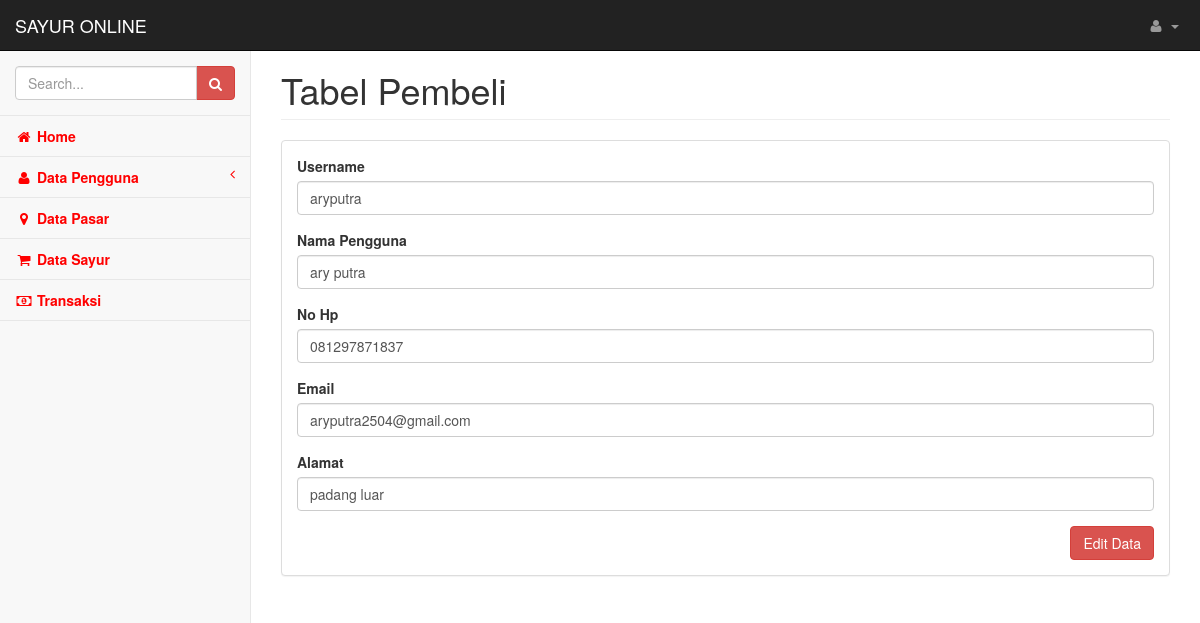
The page /Backend/edit_pembeli/36 on the database its author committed.
### tables this page shows
CREATE TABLE `pengguna` (
  `id_pengguna` int(11) NOT NULL,
  `username` varchar(20) NOT NULL,
  `password` varchar(50) NOT NULL,
  `nama` varchar(50) NOT NULL,
  `no_hp` varchar(15) NOT NULL,
  `email` varchar(50) NOT NULL,
  `alamat` text NOT NULL,
  `status` varchar(10) NOT NULL
);

### application/controllers/Backend.php (called while the page is built, shortened)
<?php
class Backend extends CI_Controller {
    public function __construct()
    {
    	$this->load->model('M_pengguna');
        $this->load->model('M_pasar');
        $this->load->model('M_sayur');
        $this->load->model('M_transaksi');
        $this->load->library('form_validation');
        $this->load->helper(array('form', 'url'));
    }
    public function edit_pembeli($id_pengguna)
    {
        $data['data_pengguna'] = $this->db->query("select * from pengguna where id_pengguna = $id_pengguna");
        $this->load->view('pembeli/edit_pembeli', $data);
    }
}

### index.php (called while the page is built, shortened)
<?php
require_once BASEPATH.'core/CodeIgniter.php';

### application/views/pembeli/edit_pembeli.php (the view, shortened to what this page needs)
<!DOCTYPE html>
<html lang="en">
    <head>
    </head>
    <body>
        <div id="wrapper">
            <nav class="navbar navbar-inverse navbar-fixed-top" role="navigation">
            </nav>
            <div id="page-wrapper">
                <div class="row">
                    <div class="col-lg-12">
                        <h1 class="page-header">Tabel Pembeli</h1>
                    </div>
                </div>
                <div class="row">
                    <div class="col-lg-12">
                        <div class="panel panel-default">
                            <div class="panel-body">
                                <div class="row">
                                    <div class="col-lg-12">
                                        <?php foreach ($data_pengguna->result_array() as $pengguna) { ?>
                                            <?php echo form_open_multipart('Backend/proses_edit_pembeli'); ?>
                                            <div class="form-group">
                                                <label>Username</label>
                                                <input class="form-control" type="text" name="username" id="username" value="<?php echo $pengguna['username'] ?>">
                                            </div>
                                            <div class="form-group">
                                                <label>Nama Pengguna</label>
                                                <input class="form-control" type="text" name="nama" id="nama" value="<?php echo $pengguna['nama'] ?>">
                                            </div>
                                            <div class="form-group">
                                                <label>No Hp</label>
                                                <input class="form-control" type="text" name="no_hp" id="no_hp" value="<?php echo $pengguna['no_hp'] ?>">
                                            </div>
                                            <div class="form-group">
                                                <label>Email</label>
                                                <input class="form-control" type="text" name="email" id="email" value="<?php echo $pengguna['email'] ?>">
                                            </div>
                                            <div class="form-group">
                                                <label>Alamat</label>
                                                <input class="form-control" name="alamat" id="alamat" value="<?php echo $pengguna['alamat'] ?>">
                                            </div>
                                            <button type="submit" class="btn btn-danger pull-right">Edit Data</button>
                                        <?php } ?>
                                    </div>
                                </div>
                            </div>
                        </div>
                    </div>
                </div>
            </div>
        </div>
    </body>
</html>

### assets/backend/css/startmin.css (style rules this page uses)
body { background-color: #f8f8f8; }
#wrapper { width: 100%; }
#page-wrapper { padding: 30px 15px 0 15px; min-height: 568px; background-color: #fff; }
@media (min-width:768px) { #page-wrapper { position: inherit; margin-left: 250px; padding: 30px 30px 0 30px; border-left: 1px solid #e7e7e7; } }

### rows shown on the page
pengguna: username "aryputra", nama "ary putra", no_hp "081297871837", email "aryputra2504@gmail.com", alamat "padang luar"
